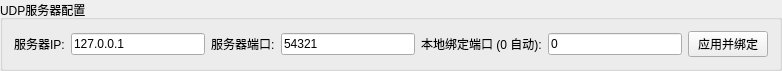
           <widget class="QGroupBox" name="udpServerConfigGroupBox">
            <property name="geometry">
             <rect>
              <x>9</x>
              <y>9</y>
              <width>782</width>
              <height>55</height>
             </rect>
            </property>
            <property name="title">
             <string>UDP服务器配置</string>
            </property>
            <layout class="QHBoxLayout" name="horizontalLayout_udpServer">
             <item>
              <widget class="QLabel" name="labelUdpServerIp">
               <property name="text">
                <string>服务器IP:</string>
               </property>
              </widget>
             </item>
             <item>
              <widget class="QLineEdit" name="udpServerIpLineEdit">
               <property name="text">
                <string>127.0.0.1</string>
               </property>
              </widget>
             </item>
             <item>
              <widget class="QLabel" name="labelUdpServerPort">
               <property name="text">
                <string>服务器端口:</string>
               </property>
              </widget>
             </item>
             <item>
              <widget class="QLineEdit" name="udpServerPortLineEdit">
               <property name="text">
                <string>54321</string>
               </property>
              </widget>
             </item>
             <item>
              <widget class="QLabel" name="labelUdpLocalPort">
               <property name="text">
                <string>本地绑定端口 (0 自动):</string>
               </property>
              </widget>
             </item>
             <item>
              <widget class="QLineEdit" name="udpLocalPortLineEdit">
               <property name="text">
                <string>0</string>
               </property>
              </widget>
             </item>
             <item>
              <widget class="QPushButton" name="udpApplyConfigButton">
               <property name="text">
                <string>应用并绑定</string>
               </property>
              </widget>
             </item>
            </layout>
           </widget>
